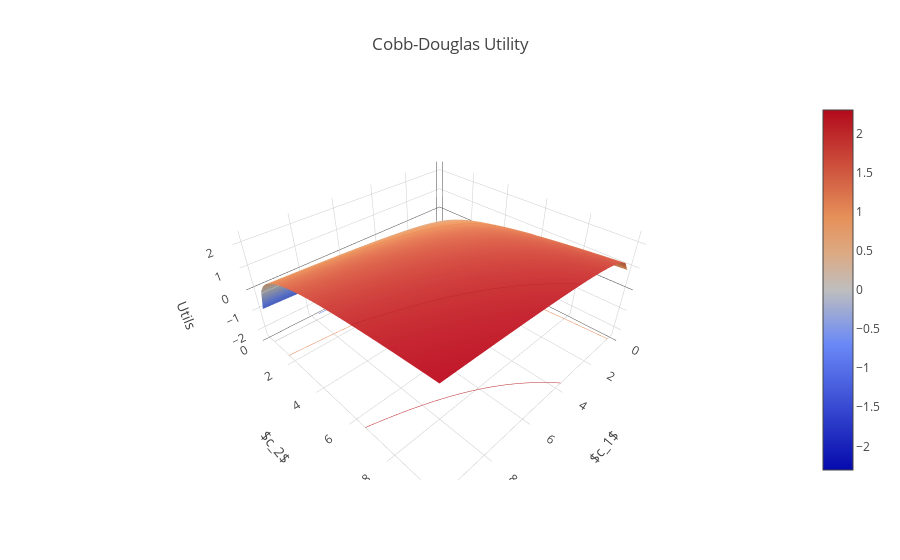

The notebook cell saved with this chart:
### Markdown cell above
Now construct a 3-d plot of the utility function for us to visualize:

### Code cell
import plotly.offline as py
import plotly.graph_objs as go
#from mpl_toolkits import mplot3d
import numpy as np
#import matplotlib.pyplot as plt

#fig = plt.figure()
#ax = plt.axes(projection='3d')

# Commodity space
c1 = np.linspace(0.1, 10, 30)
c2 = np.linspace(0.1, 10, 30)

#C1,C2 = np.meshgrid(c1,c2)

Utils = np.array([[U([c_1,c_2]) for c_1 in c1] for c_2 in c2])

utils = [
    go.Surface(
        x=c1,
        y=c2,
        z=Utils,
        contours=go.surface.Contours(
            z=go.surface.contours.Z(
              show=True,
              usecolormap=True,
              highlightcolor="#42f462",
              project=dict(z=True)
            )
        )
    )
]

layout = go.Layout(
    title='Cobb-Douglas Utility',
    scene={'xaxis':{'title':'$c_1$'},
           'yaxis':{'title':'$c_2$'},
           'zaxis':{'title':'Utils'}})

fig = go.Figure(data=utils, layout=layout)

py.iplot(fig, filename='latex')

### Figure 1 — Plotly figure (JSON) as saved in the notebook; plotly's stock layout.template omitted (floating-point values rounded to 4 significant figures; data arrays with more than 128 entries replaced by an {"elided": "..."} marker saying what was removed)
{"data": [{"contours": {"z": {"highlightcolor": "#42f462", "project": {"z": true}, "show": true, "usecolormap": true}}, "type": "surface", "uid": "89fa9e7d-4143-437a-8cb9-5c0cc9bdd3ac", "x": [0.1, 0.4414, 0.7828, 1.124, 1.466, 1.807, 2.148, 2.49, 2.831, 3.172, 3.514, 3.855, 4.197, 4.538, 4.879, 5.221, 5.562, 5.903, 6.245, 6.586, 6.928, 7.269, 7.61, 7.952, 8.293, 8.634, 8.976, 9.317, 9.659, 10], "y": [0.1, 0.4414, 0.7828, 1.124, 1.466, 1.807, 2.148, 2.49, 2.831, 3.172, 3.514, 3.855, 4.197, 4.538, 4.879, 5.221, 5.562, 5.903, 6.245, 6.586, 6.928, 7.269, 7.61, 7.952, 8.293, 8.634, 8.976, 9.317, 9.659, 10], "z": {"elided": "30x30 float values"}}], "layout": {"scene": {"xaxis": {"title": {"text": "$c_1$"}}, "yaxis": {"title": {"text": "$c_2$"}}, "zaxis": {"title": {"text": "Utils"}}}, "title": {"text": "Cobb-Douglas Utility"}}}
